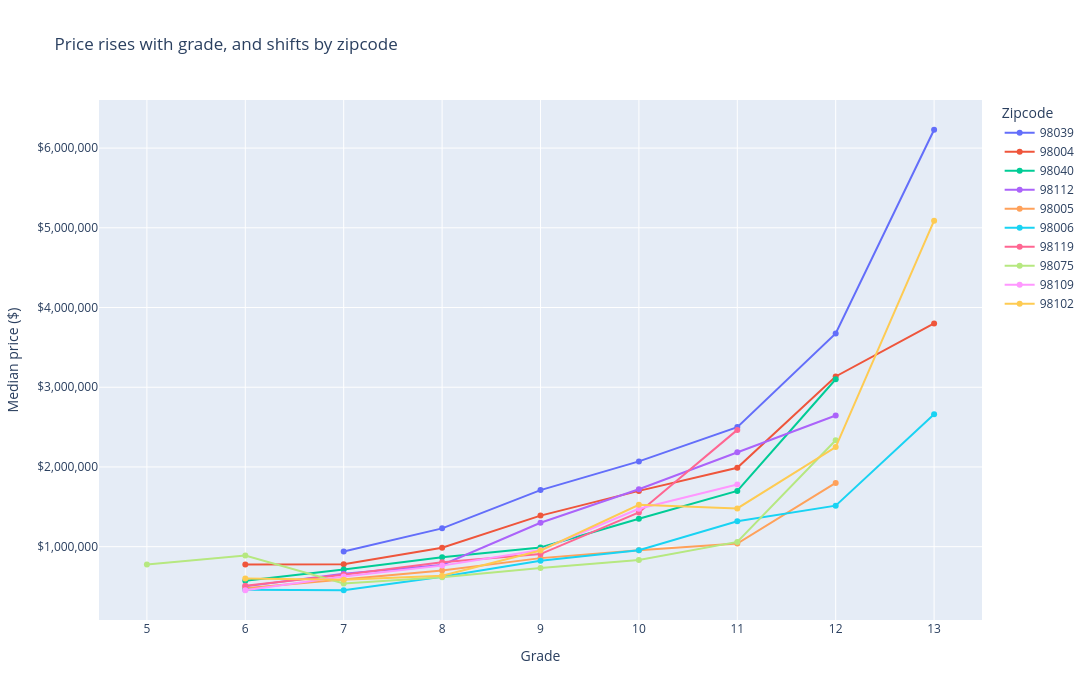
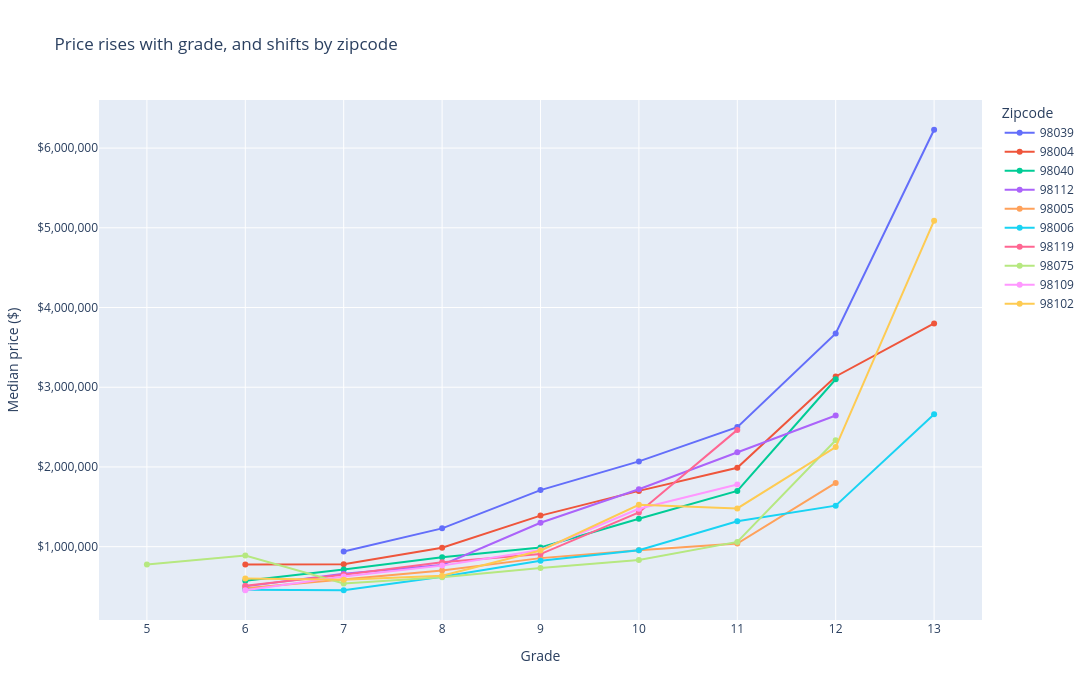

The notebook cell saved with these charts, in order:
### Code cell
import plotly.express as px

plot_df = pivot.loc[top_zips].reset_index().melt(id_vars="zipcode", var_name="grade", value_name="median_price")
plot_df = plot_df.dropna(subset=["median_price"])
plot_df["zipcode"] = plot_df["zipcode"].astype(str)


fig = px.line(
    plot_df,
    x="grade",
    y="median_price",
    color="zipcode",
    markers=True,
    category_orders={"zipcode": [str(z) for z in top_zips]},
    labels={"grade": "Grade", "median_price": "Median price ($)", "zipcode": "Zipcode"},
    title="Price rises with grade, and shifts by zipcode",
)

fig.update_traces(mode="lines+markers")
fig.update_layout(yaxis_tickformat="$,.0f")
fig.update_layout(
    yaxis_tickformat="$,.0f",
    width=1100,
    height=700,
)
fig.show()
fig.show()

### Figure 1 — Plotly figure (JSON) as saved in the notebook; plotly's stock layout.template omitted (floating-point values rounded to 4 significant figures)
{"data": [{"hovertemplate": "Zipcode=98039<br>Grade=%{x}<br>Median price ($)=%{y}<extra></extra>", "legendgroup": "98039", "line": {"color": "#636efa", "dash": "solid"}, "marker": {"symbol": "circle"}, "mode": "lines+markers", "name": "98039", "orientation": "v", "showlegend": true, "type": "scatter", "x": [7, 8, 9, 10, 11, 12, 13], "xaxis": "x", "y": [938800.0, 1230000.0, 1710000.0, 2070000.0, 2500000.0, 3675000.0, 6230000.0], "yaxis": "y"}, {"hovertemplate": "Zipcode=98004<br>Grade=%{x}<br>Median price ($)=%{y}<extra></extra>", "legendgroup": "98004", "line": {"color": "#EF553B", "dash": "solid"}, "marker": {"symbol": "circle"}, "mode": "lines+markers", "name": "98004", "orientation": "v", "showlegend": true, "type": "scatter", "x": [6, 7, 8, 9, 10, 11, 12, 13], "xaxis": "x", "y": [775000.0, 780500.0, 987000.0, 1390000.0, 1700000.0, 1990000.0, 3135000.0, 3800000.0], "yaxis": "y"}, {"hovertemplate": "Zipcode=98040<br>Grade=%{x}<br>Median price ($)=%{y}<extra></extra>", "legendgroup": "98040", "line": {"color": "#00cc96", "dash": "solid"}, "marker": {"symbol": "circle"}, "mode": "lines+markers", "name": "98040", "orientation": "v", "showlegend": true, "type": "scatter", "x": [6, 7, 8, 9, 10, 11, 12], "xaxis": "x", "y": [571500.0, 713200.0, 866800.0, 990000.0, 1350000.0, 1700000.0, 3100000.0], "yaxis": "y"}, {"hovertemplate": "Zipcode=98112<br>Grade=%{x}<br>Median price ($)=%{y}<extra></extra>", "legendgroup": "98112", "line": {"color": "#ab63fa", "dash": "solid"}, "marker": {"symbol": "circle"}, "mode": "lines+markers", "name": "98112", "orientation": "v", "showlegend": true, "type": "scatter", "x": [6, 7, 8, 9, 10, 11, 12], "xaxis": "x", "y": [502000.0, 659500.0, 770000.0, 1300000.0, 1720000.0, 2185000.0, 2645000.0], "yaxis": "y"}, {"hovertemplate": "Zipcode=98005<br>Grade=%{x}<br>Median price ($)=%{y}<extra></extra>", "legendgroup": "98005", "line": {"color": "#FFA15A", "dash": "solid"}, "marker": {"symbol": "circle"}, "mode": "lines+markers", "name": "98005", "orientation": "v", "showlegend": true, "type": "scatter", "x": [6, 7, 8, 9, 10, 11, 12], "xaxis": "x", "y": [480000.0, 589700.0, 700000.0, 856600.0, 955000.0, 1040000.0, 1800000.0], "yaxis": "y"}, {"hovertemplate": "Zipcode=98006<br>Grade=%{x}<br>Median price ($)=%{y}<extra></extra>", "legendgroup": "98006", "line": {"color": "#19d3f3", "dash": "solid"}, "marker": {"symbol": "circle"}, "mode": "lines+markers", "name": "98006", "orientation": "v", "showlegend": true, "type": "scatter", "x": [6, 7, 8, 9, 10, 11, 12, 13], "xaxis": "x", "y": [461200.0, 454000.0, 624000.0, 823000.0, 956000.0, 1320000.0, 1515000.0, 2660000.0], "yaxis": "y"}, {"hovertemplate": "Zipcode=98119<br>Grade=%{x}<br>Median price ($)=%{y}<extra></extra>", "legendgroup": "98119", "line": {"color": "#FF6692", "dash": "solid"}, "marker": {"symbol": "circle"}, "mode": "lines+markers", "name": "98119", "orientation": "v", "showlegend": true, "type": "scatter", "x": [6, 7, 8, 9, 10, 11], "xaxis": "x", "y": [509000.0, 647500.0, 804100.0, 907000.0, 1430000.0, 2465000.0], "yaxis": "y"}, {"hovertemplate": "Zipcode=98075<br>Grade=%{x}<br>Median price ($)=%{y}<extra></extra>", "legendgroup": "98075", "line": {"color": "#B6E880", "dash": "solid"}, "marker": {"symbol": "circle"}, "mode": "lines+markers", "name": "98075", "orientation": "v", "showlegend": true, "type": "scatter", "x": [5, 6, 7, 8, 9, 10, 11, 12], "xaxis": "x", "y": [775000.0, 890000.0, 537500.0, 615800.0, 732000.0, 832800.0, 1060000.0, 2335000.0], "yaxis": "y"}, {"hovertemplate": "Zipcode=98109<br>Grade=%{x}<br>Median price ($)=%{y}<extra></extra>", "legendgroup": "98109", "line": {"color": "#FF97FF", "dash": "solid"}, "marker": {"symbol": "circle"}, "mode": "lines+markers", "name": "98109", "orientation": "v", "showlegend": true, "type": "scatter", "x": [6, 7, 8, 9, 10, 11], "xaxis": "x", "y": [453500.0, 626700.0, 762500.0, 959000.0, 1475000.0, 1780000.0], "yaxis": "y"}, {"hovertemplate": "Zipcode=98102<br>Grade=%{x}<br>Median price ($)=%{y}<extra></extra>", "legendgroup": "98102", "line": {"color": "#FECB52", "dash": "solid"}, "marker": {"symbol": "circle"}, "mode": "lines+markers", "name": "98102", "orientation": "v", "showlegend": true, "type": "scatter", "x": [6, 7, 8, 9, 10, 11, 12, 13], "xaxis": "x", "y": [600000.0, 585000.0, 635000.0, 951000.0, 1525000.0, 1480000.0, 2250000.0, 5090000.0], "yaxis": "y"}], "layout": {"height": 700, "legend": {"title": {"text": "Zipcode"}, "tracegroupgap": 0}, "title": {"text": "Price rises with grade, and shifts by zipcode"}, "width": 1100, "xaxis": {"anchor": "y", "domain": [0, 1], "title": {"text": "Grade"}}, "yaxis": {"anchor": "x", "domain": [0, 1], "tickformat": "$,.0f", "title": {"text": "Median price ($)"}}}}

### Figure 2 — Plotly figure (JSON) as saved in the notebook; plotly's stock layout.template omitted (floating-point values rounded to 4 significant figures)
{"data": [{"hovertemplate": "Zipcode=98039<br>Grade=%{x}<br>Median price ($)=%{y}<extra></extra>", "legendgroup": "98039", "line": {"color": "#636efa", "dash": "solid"}, "marker": {"symbol": "circle"}, "mode": "lines+markers", "name": "98039", "orientation": "v", "showlegend": true, "type": "scatter", "x": [7, 8, 9, 10, 11, 12, 13], "xaxis": "x", "y": [938800.0, 1230000.0, 1710000.0, 2070000.0, 2500000.0, 3675000.0, 6230000.0], "yaxis": "y"}, {"hovertemplate": "Zipcode=98004<br>Grade=%{x}<br>Median price ($)=%{y}<extra></extra>", "legendgroup": "98004", "line": {"color": "#EF553B", "dash": "solid"}, "marker": {"symbol": "circle"}, "mode": "lines+markers", "name": "98004", "orientation": "v", "showlegend": true, "type": "scatter", "x": [6, 7, 8, 9, 10, 11, 12, 13], "xaxis": "x", "y": [775000.0, 780500.0, 987000.0, 1390000.0, 1700000.0, 1990000.0, 3135000.0, 3800000.0], "yaxis": "y"}, {"hovertemplate": "Zipcode=98040<br>Grade=%{x}<br>Median price ($)=%{y}<extra></extra>", "legendgroup": "98040", "line": {"color": "#00cc96", "dash": "solid"}, "marker": {"symbol": "circle"}, "mode": "lines+markers", "name": "98040", "orientation": "v", "showlegend": true, "type": "scatter", "x": [6, 7, 8, 9, 10, 11, 12], "xaxis": "x", "y": [571500.0, 713200.0, 866800.0, 990000.0, 1350000.0, 1700000.0, 3100000.0], "yaxis": "y"}, {"hovertemplate": "Zipcode=98112<br>Grade=%{x}<br>Median price ($)=%{y}<extra></extra>", "legendgroup": "98112", "line": {"color": "#ab63fa", "dash": "solid"}, "marker": {"symbol": "circle"}, "mode": "lines+markers", "name": "98112", "orientation": "v", "showlegend": true, "type": "scatter", "x": [6, 7, 8, 9, 10, 11, 12], "xaxis": "x", "y": [502000.0, 659500.0, 770000.0, 1300000.0, 1720000.0, 2185000.0, 2645000.0], "yaxis": "y"}, {"hovertemplate": "Zipcode=98005<br>Grade=%{x}<br>Median price ($)=%{y}<extra></extra>", "legendgroup": "98005", "line": {"color": "#FFA15A", "dash": "solid"}, "marker": {"symbol": "circle"}, "mode": "lines+markers", "name": "98005", "orientation": "v", "showlegend": true, "type": "scatter", "x": [6, 7, 8, 9, 10, 11, 12], "xaxis": "x", "y": [480000.0, 589700.0, 700000.0, 856600.0, 955000.0, 1040000.0, 1800000.0], "yaxis": "y"}, {"hovertemplate": "Zipcode=98006<br>Grade=%{x}<br>Median price ($)=%{y}<extra></extra>", "legendgroup": "98006", "line": {"color": "#19d3f3", "dash": "solid"}, "marker": {"symbol": "circle"}, "mode": "lines+markers", "name": "98006", "orientation": "v", "showlegend": true, "type": "scatter", "x": [6, 7, 8, 9, 10, 11, 12, 13], "xaxis": "x", "y": [461200.0, 454000.0, 624000.0, 823000.0, 956000.0, 1320000.0, 1515000.0, 2660000.0], "yaxis": "y"}, {"hovertemplate": "Zipcode=98119<br>Grade=%{x}<br>Median price ($)=%{y}<extra></extra>", "legendgroup": "98119", "line": {"color": "#FF6692", "dash": "solid"}, "marker": {"symbol": "circle"}, "mode": "lines+markers", "name": "98119", "orientation": "v", "showlegend": true, "type": "scatter", "x": [6, 7, 8, 9, 10, 11], "xaxis": "x", "y": [509000.0, 647500.0, 804100.0, 907000.0, 1430000.0, 2465000.0], "yaxis": "y"}, {"hovertemplate": "Zipcode=98075<br>Grade=%{x}<br>Median price ($)=%{y}<extra></extra>", "legendgroup": "98075", "line": {"color": "#B6E880", "dash": "solid"}, "marker": {"symbol": "circle"}, "mode": "lines+markers", "name": "98075", "orientation": "v", "showlegend": true, "type": "scatter", "x": [5, 6, 7, 8, 9, 10, 11, 12], "xaxis": "x", "y": [775000.0, 890000.0, 537500.0, 615800.0, 732000.0, 832800.0, 1060000.0, 2335000.0], "yaxis": "y"}, {"hovertemplate": "Zipcode=98109<br>Grade=%{x}<br>Median price ($)=%{y}<extra></extra>", "legendgroup": "98109", "line": {"color": "#FF97FF", "dash": "solid"}, "marker": {"symbol": "circle"}, "mode": "lines+markers", "name": "98109", "orientation": "v", "showlegend": true, "type": "scatter", "x": [6, 7, 8, 9, 10, 11], "xaxis": "x", "y": [453500.0, 626700.0, 762500.0, 959000.0, 1475000.0, 1780000.0], "yaxis": "y"}, {"hovertemplate": "Zipcode=98102<br>Grade=%{x}<br>Median price ($)=%{y}<extra></extra>", "legendgroup": "98102", "line": {"color": "#FECB52", "dash": "solid"}, "marker": {"symbol": "circle"}, "mode": "lines+markers", "name": "98102", "orientation": "v", "showlegend": true, "type": "scatter", "x": [6, 7, 8, 9, 10, 11, 12, 13], "xaxis": "x", "y": [600000.0, 585000.0, 635000.0, 951000.0, 1525000.0, 1480000.0, 2250000.0, 5090000.0], "yaxis": "y"}], "layout": {"height": 700, "legend": {"title": {"text": "Zipcode"}, "tracegroupgap": 0}, "title": {"text": "Price rises with grade, and shifts by zipcode"}, "width": 1100, "xaxis": {"anchor": "y", "domain": [0, 1], "title": {"text": "Grade"}}, "yaxis": {"anchor": "x", "domain": [0, 1], "tickformat": "$,.0f", "title": {"text": "Median price ($)"}}}}
